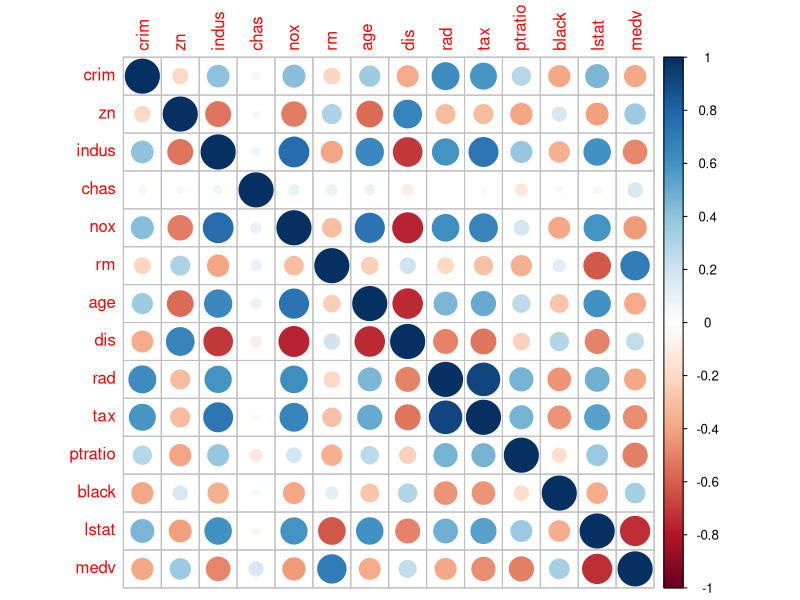
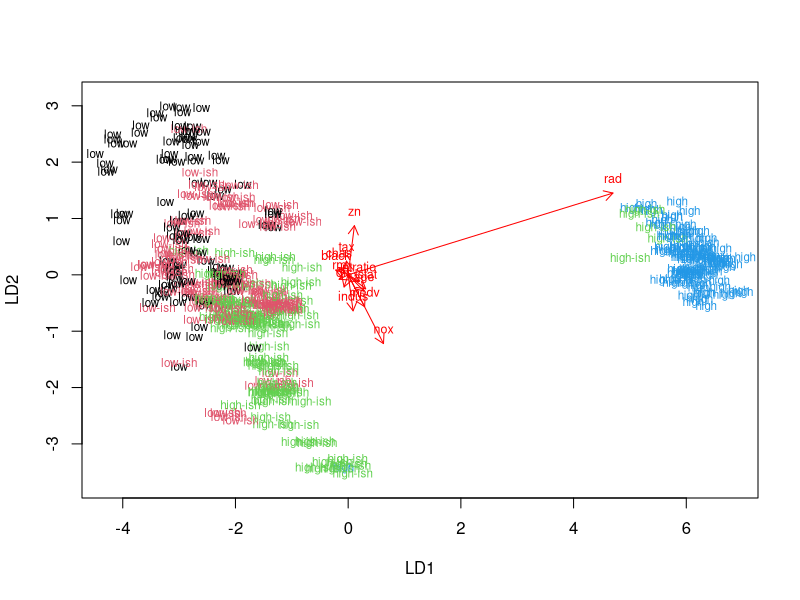
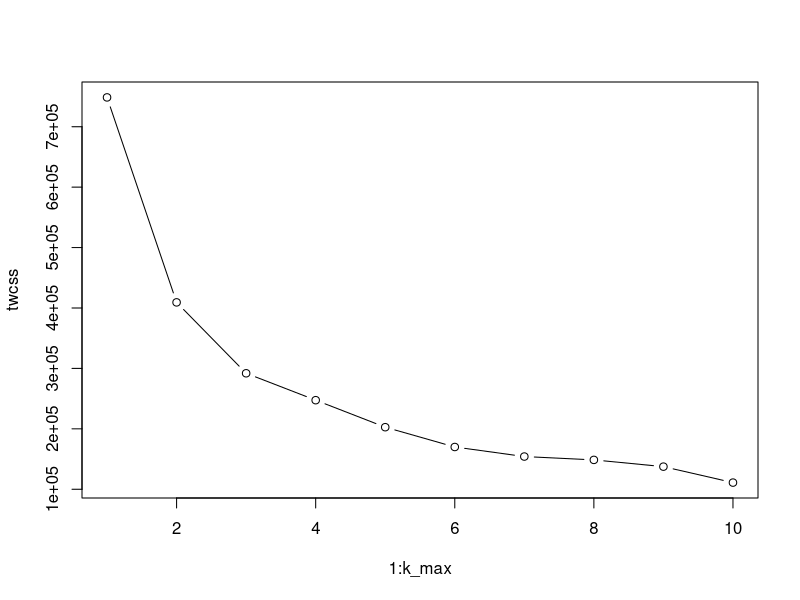
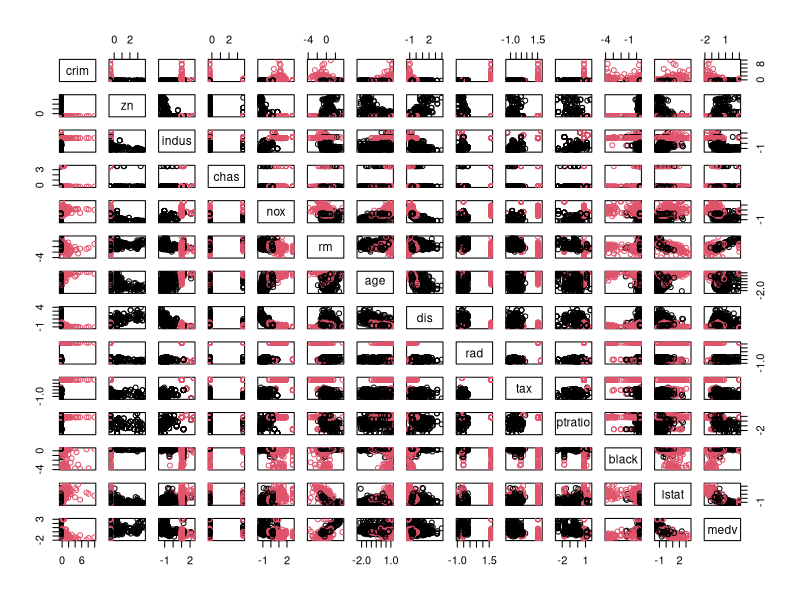
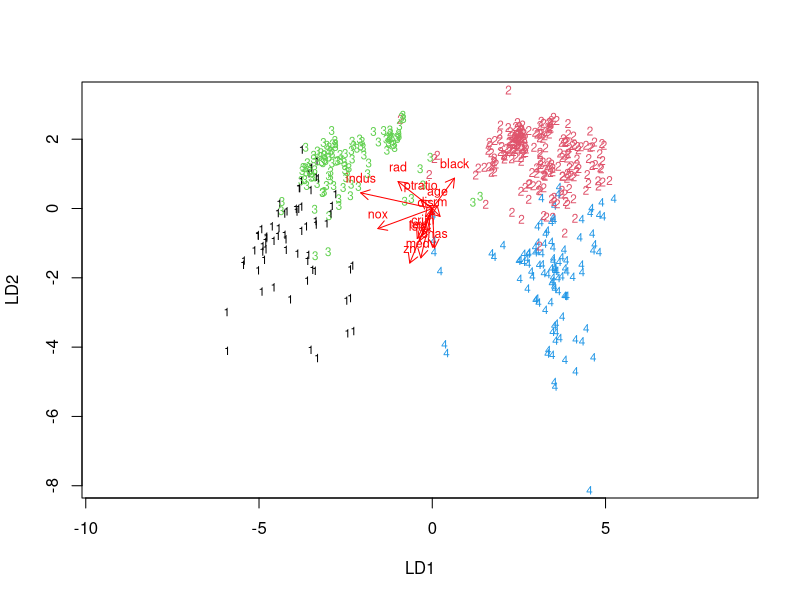

R code for these plots, in order:
## ---- chunk 1
library(MASS)
data("Boston")
str(Boston);View(Boston)
## ---- chunk 2
summary(Boston)
## ---- chunk 3
library("corrplot");library("tidyverse")
(matriisi<-cor(Boston)) %>% corrplot(method="circle")
## ---- chunk 4
Boston.unscaled<-Boston #Backing up the unscaled version
Boston<-scale(Boston)
summary(Boston)
## ---- chunk 5
Boston<-as.data.frame(Boston)
(kvantiilit<-quantile(Boston$crim))
Boston$crime.factor<-cut(Boston$crim, kvantiilit, include.lowest = TRUE, labels=c("low","low-ish","high-ish","high"))
Boston<-Boston[,-1]
## ---- chunk 6
set.seed(10)
TrainingRows<-sample(nrow(Boston),size=nrow(Boston)*.8) #Randomly select 80% of all rows
TrainingSet<-Boston[TrainingRows,] #Create training set
TestingSet<-Boston[-TrainingRows,] #Create testing set
head(TrainingSet)
head(TestingSet)
## ---- chunk 7
(lda.fit<-lda(crime.factor ~ ., data = TrainingSet))
## ---- chunk 8
lda.arrows <- function(x, myscale = 1, arrow_heads = 0.1, color = "red", tex = 0.75, choices = c(1,2)){
  heads <- coef(x)
  arrows(x0 = 0, y0 = 0, 
         x1 = myscale * heads[,choices[1]], 
         y1 = myscale * heads[,choices[2]], col=color, length = arrow_heads)
  text(myscale * heads[,choices], labels = row.names(heads), 
       cex = tex, col=color, pos=3)
}
classes <- as.numeric(TrainingSet$crime.factor)
plot(lda.fit, dimen = 2, col=classes, pch=classes);lda.arrows(lda.fit, myscale = 1.5)
## ---- chunk 9
correct.classes<-TestingSet$crime.factor
TestingSet<-TestingSet[,which(colnames(TestingSet)!="crime.factor")]
## ---- chunk 10
lda.pred <- predict(lda.fit, newdata = TestingSet)
## ---- chunk 11
table(real = correct.classes, predicted = lda.pred$class)
## ---- chunk 12
Boston.adulterated<-Boston #Back up the version in which crime is a factor.
Boston<-as.data.frame(scale(Boston.unscaled)) #Scale the original version of Boston and make sure the result is a data frame:
head(Boston)
## ---- chunk 13
dist_eu<-dist(Boston)
## ---- chunk 14
k_max <- 10;twcss <- sapply(1:k_max, function(k){kmeans(dist_eu, k)$tot.withinss});plot(1:k_max, twcss, type='b')
## ---- chunk 15
km <-kmeans(dist_eu, centers = 2)
pairs(Boston, col = km$cluster)
## ---- chunk 16
km4<-kmeans(dist_eu, centers = 4)
Boston$cluster<-km4$cluster
(ld4.4c<-lda(cluster ~ ., data=Boston))
## ---- chunk 17
luokat <- Boston$cluster
plot(ld4.4c, dimen = 2, col=luokat, pch=luokat);lda.arrows(ld4.4c, myscale = 1.5)
